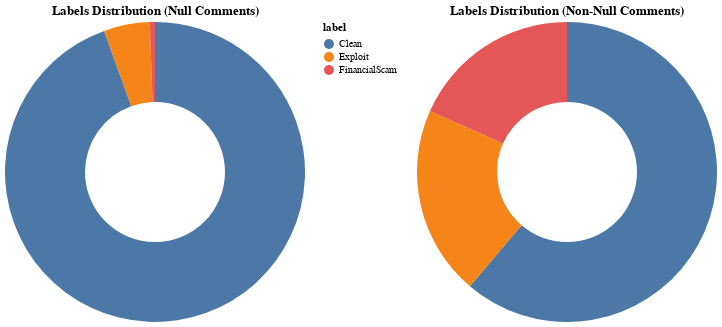

Notebook source saved alongside this figure:
### Markdown cell above
As we see, comments are present just in one third of the entire dataset. While this may seem like a bad thing because of the insufficient data, *the presence* of the comment can tell us a lot about the target variable. So let's split the dataset into two parts: with comments missing and present and see if there are any interesting patterns here.

### Code cell
plot_label_distribution_by_comment(df)

### Figure 1 — Vega-Lite specification as saved in the notebook (floating-point values rounded to 4 significant figures)
{"config": {"view": {"continuousWidth": 300, "continuousHeight": 300}}, "hconcat": [{"data": {"name": "data-df37adcb3ce51db8ffeabbfa7cc849ab"}, "mark": {"type": "arc", "innerRadius": 70}, "encoding": {"color": {"field": "label", "type": "nominal"}, "theta": {"field": "count", "type": "quantitative"}, "tooltip": [{"field": "label", "type": "nominal"}, {"field": "count", "type": "quantitative"}]}, "title": "Labels Distribution (Null Comments)"}, {"data": {"name": "data-b0cbe99632e4b73126f2854ec93b074f"}, "mark": {"type": "arc", "innerRadius": 70}, "encoding": {"color": {"field": "label", "legend": null, "type": "nominal"}, "theta": {"field": "count", "type": "quantitative"}, "tooltip": [{"field": "label", "type": "nominal"}, {"field": "count", "type": "quantitative"}]}, "title": "Labels Distribution (Non-Null Comments)"}], "resolve": {"scale": {"color": "independent"}}, "$schema": "https://vega.github.io/schema/vega-lite/v5.20.1.json", "datasets": {"data-df37adcb3ce51db8ffeabbfa7cc849ab": [{"label": "Clean", "count": 2747}, {"label": "Exploit", "count": 144}, {"label": "FinancialScam", "count": 16}], "data-b0cbe99632e4b73126f2854ec93b074f": [{"label": "Clean", "count": 614}, {"label": "Exploit", "count": 205}, {"label": "FinancialScam", "count": 184}]}}
